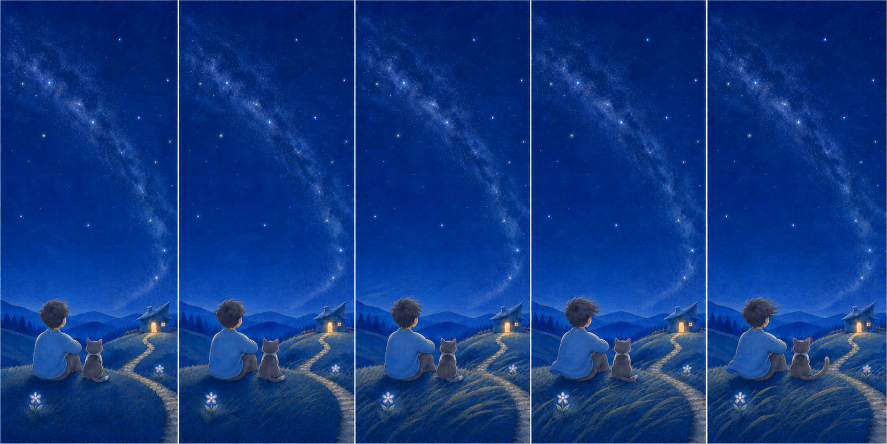
#> input picture design-board/outdoor-illustration-wind-v1/exploration/five-wind-pages-storyboard-r2-stronger.png, 1774 x 887 px (shown at 1/2 size)
$ python generate_assets.py
#> lines starting #> are read from the running program, lines starting #| are printed output that depends on the picture
#!/usr/bin/env python3
"""Derive the approved disposable R2 five-page wind assets.

The contact sheet is image-generation exploration, not production art. The
five immutable alpha masks in approved-masks preserve the visually coherent
large-outline pages that the user approved. They lock the upper sky, cottage,
door and seated composition while allowing the lower landscape, hair/clothing
edge, cat ears and tail to change as complete illustration states.
"""

from __future__ import annotations

import hashlib
import json
import uuid
from pathlib import Path

from PIL import Image


ROOT = Path(__file__).resolve().parents[2]
HANDOFF = Path(__file__).resolve().parent
RUNTIME = ROOT / "cocos-project/assets/resources/outdoor-illustration-wind-r2"
SOURCE = ROOT / (
    "design-board/outdoor-illustration-wind-v1/exploration/"
    "five-wind-pages-storyboard-r2-stronger.png"
)
MASKS = HANDOFF / "approved-masks"

SOURCE_SHA256 = "a787d06f170cef4ac675e7a14287b4f8c4cfaef5414248091bfe481abdb1b811"
SOURCE_SIZE = (1774, 887)
OUTPUT_SIZE = (390, 844)
ASSET_BOUNDARY = "prototype-only/disposable/not-for-review/not-for-release"
ENGINEERING_REVISION = "R2-EDGEFIX-01"
SUPERSEDED_ENGINEERING_CANDIDATE = "outdoor-illustration-wind-r2-local-r3-web"
ALPHA_ENCODING = "straight"

PANEL_CONTENT_BOUNDS = (
    (0, 356),
    (357, 709),
    (710, 1061),
    (1062, 1413),
    (1414, 1774),
)
PANEL_CROP_WIDTH = 349
PANEL_CROP_TOP = 65
PANEL_CROP_BOTTOM = 821

APPROVED_MASK_SHA256 = (
    "668a50a7e68bac0e066a86fab11b27d8e2fc81d51a921a966dea94249d89440a",
    "668a50a7e68bac0e066a86fab11b27d8e2fc81d51a921a966dea94249d89440a",
    "668a50a7e68bac0e066a86fab11b27d8e2fc81d51a921a966dea94249d89440a",
    "377414a1f76940c9c37b104389d1e8903f0c2c255809a0932c0a5fd958311e0b",
    "0c8d2b17329ccd1f30635a1056579c2f25877e8715c6410c7874950de80561f7",
)


def sha256(path: Path) -> str:
    digest = hashlib.sha256()
    with path.open("rb") as handle:
        for chunk in iter(lambda: handle.read(1024 * 1024), b""):
            digest.update(chunk)
    return digest.hexdigest()


def centred_crop_box(left: int, right: int) -> tuple[int, int, int, int]:
    width = right - left
    if width < PANEL_CROP_WIDTH:
        raise ValueError(f"panel content span is only {width}px")
    crop_left = left + (width - PANEL_CROP_WIDTH) // 2
    return crop_left, PANEL_CROP_TOP, crop_left + PANEL_CROP_WIDTH, PANEL_CROP_BOTTOM


def sprite_meta(name: str, has_alpha: bool) -> dict:
    base_uuid = str(uuid.uuid5(uuid.NAMESPACE_URL, f"tonight-has-light:r2:{name}"))
    texture_id = "6c48a"
    sprite_id = "f9941"
    return {
        "ver": "1.0.27",
        "importer": "image",
        "imported": True,
        "uuid": base_uuid,
        "files": [".json", ".png"],
        "subMetas": {
            texture_id: {
                "importer": "texture",
                "uuid": f"{base_uuid}@{texture_id}",
                "displayName": name,
                "id": texture_id,
                "name": "texture",
                "userData": {
                    "wrapModeS": "clamp-to-edge",
                    "wrapModeT": "clamp-to-edge",
                    "imageUuidOrDatabaseUri": base_uuid,
                    "isUuid": True,
                    "visible": False,
                    "minfilter": "linear",
                    "magfilter": "linear",
                    "mipfilter": "none",
                    "anisotropy": 0,
                },
                "ver": "1.0.22",
                "imported": True,
                "files": [".json"],
                "subMetas": {},
            },
            sprite_id: {
                "importer": "sprite-frame",
                "uuid": f"{base_uuid}@{sprite_id}",
                "displayName": name,
                "id": sprite_id,
                "name": "spriteFrame",
                "userData": {
                    "trimThreshold": 1,
                    "rotated": False,
                    "offsetX": 0,
                    "offsetY": 0,
                    "trimX": 0,
                    "trimY": 0,
                    "width": 390,
                    "height": 844,
                    "rawWidth": 390,
                    "rawHeight": 844,
                    "borderTop": 0,
                    "borderBottom": 0,
                    "borderLeft": 0,
                    "borderRight": 0,
                    "packable": False,
                    "pixelsToUnit": 100,
                    "pivotX": 0.5,
                    "pivotY": 0.5,
                    "meshType": 0,
                    "vertices": {
                        "rawPosition": [-195, -422, 0, 195, -422, 0,
                                        -195, 422, 0, 195, 422, 0],
                        "indexes": [0, 1, 2, 2, 1, 3],
                        "uv": [0, 844, 390, 844, 0, 0, 390, 0],
                        "nuv": [0, 0, 1, 0, 0, 1, 1, 1],
                        "minPos": [-195, -422, 0],
                        "maxPos": [195, 422, 0],
                    },
                    "isUuid": True,
                    "imageUuidOrDatabaseUri": f"{base_uuid}@{texture_id}",
                    "atlasUuid": "",
                    "trimType": "none",
                },
                "ver": "1.0.12",
                "imported": True,
                "files": [".json"],
                "subMetas": {},
            },
        },
        "userData": {
            "type": "sprite-frame",
            "fixAlphaTransparencyArtifacts": has_alpha,
            "hasAlpha": has_alpha,
            "redirect": f"{base_uuid}@{texture_id}",
        },
    }


def write_json(path: Path, value: object) -> None:
    path.write_text(json.dumps(value, ensure_ascii=False, indent=2) + "\n", encoding="utf-8")


def load_approved_masks() -> list[Image.Image]:
    result = []
    for index, expected_hash in enumerate(APPROVED_MASK_SHA256):
        path = MASKS / f"approved-mask-f{index}-390x844.png"
        if sha256(path) != expected_hash:
            raise RuntimeError(f"approved R2 mask F{index} hash drift")
        mask = Image.open(path).convert("L")
        if mask.size != OUTPUT_SIZE:
            raise RuntimeError(f"approved R2 mask F{index} size drift: {mask.size}")
        result.append(mask)
    return result


def main() -> None:
    if not SOURCE.is_file() or sha256(SOURCE) != SOURCE_SHA256:
        raise RuntimeError("R2 approved storyboard source missing or drifted")
    source = Image.open(SOURCE).convert("RGB")
#> source is the input picture: PIL image 1774x887 RGB; mean R, G, B 15, 55.3, 129.8
    if source.size != SOURCE_SIZE:
        raise RuntimeError(f"R2 source size drift: {source.size}")

    RUNTIME.mkdir(parents=True, exist_ok=True)
    (HANDOFF / "composites").mkdir(parents=True, exist_ok=True)
    (HANDOFF / "evidence").mkdir(parents=True, exist_ok=True)

    frames: list[Image.Image] = []
    crop_boxes: list[list[int]] = []
    for left, right in PANEL_CONTENT_BOUNDS:
        box = centred_crop_box(left, right)
        crop_boxes.append(list(box))
        frames.append(source.crop(box).resize(OUTPUT_SIZE, Image.Resampling.LANCZOS))
#> after the loop, crop_boxes = [[3, 65, 352, 821], [358, 65, 707, 821], [711, 65, 1060, 821], [1063, 65, 1412, 821], [1419, 65, 1768, 821]]; frames = 5 items

    stable_path = RUNTIME / "stable-scene-390x844.png"
    frames[0].save(stable_path, optimize=True)
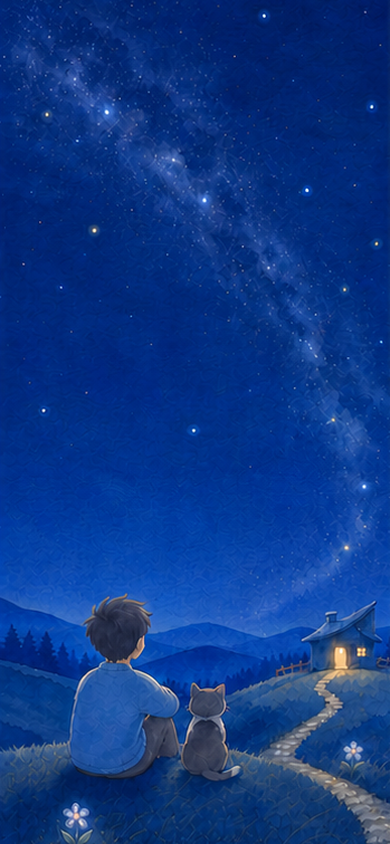
#> saved as stable-scene-390x844.png: PIL image 390x844 RGB; mean R, G, B 13.2, 56.2, 134.2
    write_json(stable_path.with_suffix(".png.meta"), sprite_meta(stable_path.stem, False))

    masks = load_approved_masks()
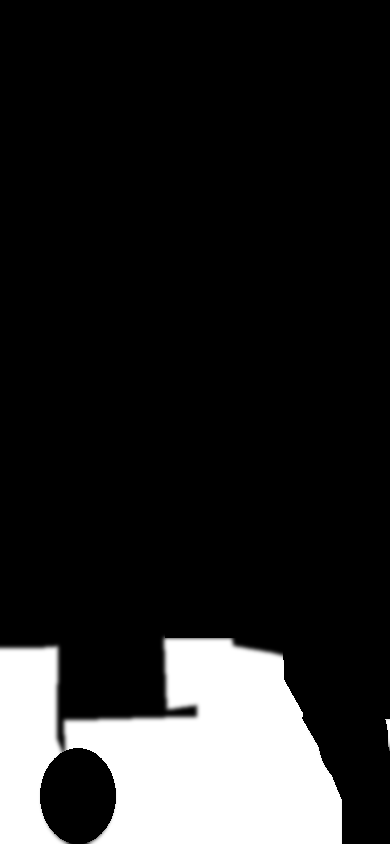
#> input picture prototype/outdoor-illustration-wind-v1-a-r2-handoff/approved-masks/approved-mask-f0-390x844.png, 390 x 844 px
#> in load_approved_masks, mask is the input picture: PIL image 390x844 L; min 0, max 255, mean 37.5
    state_cues = (
        ["quiet-lower-scene"],
        ["far-grass-leading-edge"],
        ["large-near-and-far-grass-arc"],
        ["large-grass-arc", "adult-hair", "adult-clothing-edge"],
        ["large-grass-arc", "cat-ears", "cat-full-tail", "adult-hair"],
    )
    overlay_records = []
    for index, (frame, mask) in enumerate(zip(frames, masks)):
        evidence_mask = HANDOFF / f"evidence/dynamic-mask-f{index}-390x844.png"
        mask.save(evidence_mask, optimize=True)

        # Keep the original illustration RGB under transparent and semi-transparent
        # mask pixels. PIL paste() blends partial-mask edges against transparent
        # black, which later becomes a dark fringe with Cocos linear sampling.
        overlay = frame.convert("RGBA")
        overlay.putalpha(mask)
        overlay_path = RUNTIME / f"lower-f{index}-390x844.png"
        overlay.save(overlay_path, optimize=True)
        write_json(overlay_path.with_suffix(".png.meta"), sprite_meta(overlay_path.stem, True))

        composite = frames[0].convert("RGBA")
        composite.alpha_composite(overlay)
        composite.convert("RGB").save(
            HANDOFF / f"composites/composite-f{index}-390x844.png", optimize=True
        )

        overlay_records.append({
            "state": f"F{index}",
            "runtime_file": overlay_path.name,
            "runtime_sha256": sha256(overlay_path),
            "approved_mask_file": str(evidence_mask.relative_to(HANDOFF)),
            "approved_mask_sha256": APPROVED_MASK_SHA256[index],
            "crop_box_source_pixels": crop_boxes[index],
            "canvas": [390, 844],
            "anchor": [0.5, 0.5],
            "position": [0, 0],
            "blend": "normal/straight-alpha",
            "alpha_encoding": ALPHA_ENCODING,
            "visible_cues": state_cues[index],
        })

    runtime_manifest = {
        "schema": "tonight-has-light.outdoor-illustration-wind-r2.v2",
        "candidate": "OUTDOOR-ILLUSTRATION-WIND-V1-A-R2",
        "engineering_revision": ENGINEERING_REVISION,
        "supersedes_engineering_candidate": SUPERSEDED_ENGINEERING_CANDIDATE,
        "alpha_encoding": ALPHA_ENCODING,
        "status": "local-disposable-handoff-only",
        "asset_boundary": ASSET_BOUNDARY,
        "source": {
            "path": str(SOURCE.relative_to(ROOT)),
            "sha256": SOURCE_SHA256,
            "dimensions": list(SOURCE_SIZE),
            "property": "imagegen-exploration/not-production-art",
        },
        "mechanical_method": {
            "divider_columns_removed": [356, 709, 1061, 1413],
            "panel_content_bounds": [list(item) for item in PANEL_CONTENT_BOUNDS],
            "crop_width": PANEL_CROP_WIDTH,
            "crop_y": [PANEL_CROP_TOP, PANEL_CROP_BOTTOM],
            "resize": "Pillow LANCZOS to 390x844",
            "stable_scene": "F0 crop is the only full-screen opaque base",
            "lower_states": "five immutable approved masks over the five storyboard crops",
            "mask_provenance": "frozen from the user-approved seamless local R2 visual candidate",
            "alpha_edge_fix": (
                "preserve source RGB under the immutable alpha mask; "
                "enable Cocos fixAlphaTransparencyArtifacts on RGBA pages"
            ),
            "no_redesign": True,
        },
        "runtime_contract": {
            "render_order": ["stable-scene", "two-crossfading-lower-pages"],
            "resident_sprites": 2,
            "preload_all_states": True,
            "crossfade_ms": 140,
            "crossfade_easing": "smoothstep",
            "reduced_motion_state": "F0",
            "stable_requirements": [
                "galaxy", "mountain-line", "cottage", "door-light", "two-flowers"
            ],
            "anchor_policy": (
                "composition-locked prototype: adult/cat seated position and identity stay fixed; "
                "approved hair/clothing/ears/full-tail silhouettes may change"
            ),
            "pixel_identity_claim": False,
        },
        "stable_scene": {
            "runtime_file": stable_path.name,
            "runtime_sha256": sha256(stable_path),
            "canvas": [390, 844],
            "anchor": [0.5, 0.5],
            "position": [0, 0],
        },
        "states": overlay_records,
    }
    write_json(RUNTIME / "asset-manifest.json", runtime_manifest)
    write_json(HANDOFF / "asset-manifest.json", runtime_manifest)
    write_json(RUNTIME / "asset-boundary.json", {
        "asset_boundary": ASSET_BOUNDARY,
        "allowed": ["local disposable Cocos/Web candidate", "local evidence capture"],
        "forbidden": [
            "production art claim", "WeChat preview/upload", "experience version",
            "review submission", "release",
        ],
        "release_guard": "must reject every file in this directory",
    })
    print(
        f"generated {ENGINEERING_REVISION}: stable scene, five straight-alpha R2 lower "
        "pages, manifests and evidence masks"
    )


if __name__ == "__main__":
#> (the run stopped early here; a loop or call above may not have finished)
